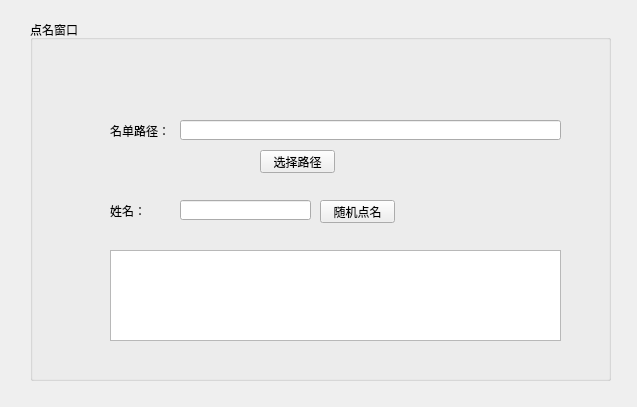
<?xml version="1.0" encoding="UTF-8"?>
<ui version="4.0">
 <class>Form_homework</class>
 <widget class="QWidget" name="Form_homework">
  <property name="geometry">
   <rect>
    <x>0</x>
    <y>0</y>
    <width>637</width>
    <height>407</height>
   </rect>
  </property>
  <property name="windowTitle">
   <string>Form</string>
  </property>
  <widget class="QGroupBox" name="groupBox_call">
   <property name="geometry">
    <rect>
     <x>30</x>
     <y>20</y>
     <width>581</width>
     <height>361</height>
    </rect>
   </property>
   <property name="title">
    <string>点名窗口</string>
   </property>
   <widget class="QPushButton" name="pushButton_call">
    <property name="geometry">
     <rect>
      <x>290</x>
      <y>180</y>
      <width>75</width>
      <height>23</height>
     </rect>
    </property>
    <property name="text">
     <string>随机点名</string>
    </property>
   </widget>
   <widget class="QLineEdit" name="lineEdit_name">
    <property name="geometry">
     <rect>
      <x>150</x>
      <y>180</y>
      <width>131</width>
      <height>20</height>
     </rect>
    </property>
   </widget>
   <widget class="QLabel" name="label_name">
    <property name="geometry">
     <rect>
      <x>80</x>
      <y>180</y>
      <width>54</width>
      <height>21</height>
     </rect>
    </property>
    <property name="text">
     <string>姓名：</string>
    </property>
   </widget>
   <widget class="QLabel" name="label_path">
    <property name="geometry">
     <rect>
      <x>80</x>
      <y>90</y>
      <width>61</width>
      <height>41</height>
     </rect>
    </property>
    <property name="text">
     <string>名单路径：</string>
    </property>
   </widget>
   <widget class="QLineEdit" name="lineEdit_path">
    <property name="geometry">
     <rect>
      <x>150</x>
      <y>100</y>
      <width>381</width>
      <height>20</height>
     </rect>
    </property>
   </widget>
   <widget class="QPushButton" name="pushButton_path">
    <property name="geometry">
     <rect>
      <x>230</x>
      <y>130</y>
      <width>75</width>
      <height>23</height>
     </rect>
    </property>
    <property name="text">
     <string>选择路径</string>
    </property>
   </widget>
   <widget class="QTableWidget" name="tableWidget_call">
    <property name="geometry">
     <rect>
      <x>80</x>
      <y>230</y>
      <width>451</width>
      <height>91</height>
     </rect>
    </property>
   </widget>
  </widget>
 </widget>
 <resources/>
 <connections/>
</ui>
